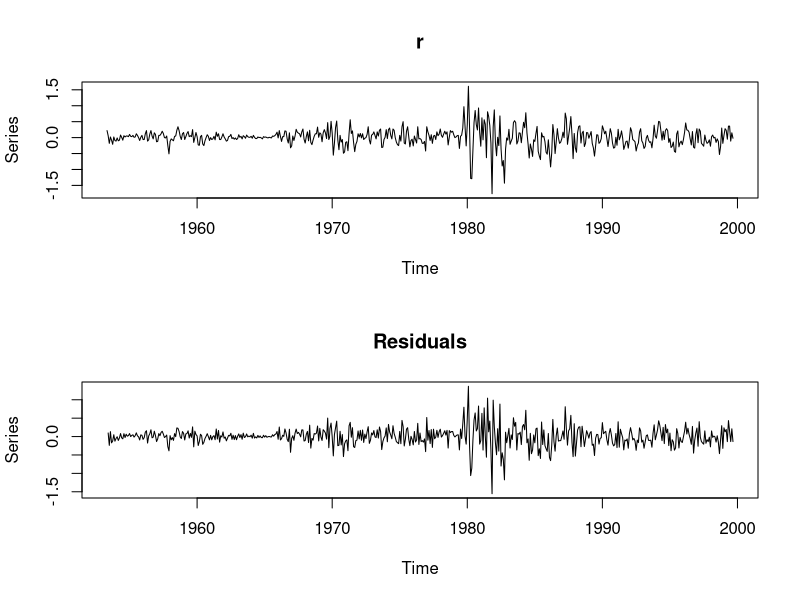
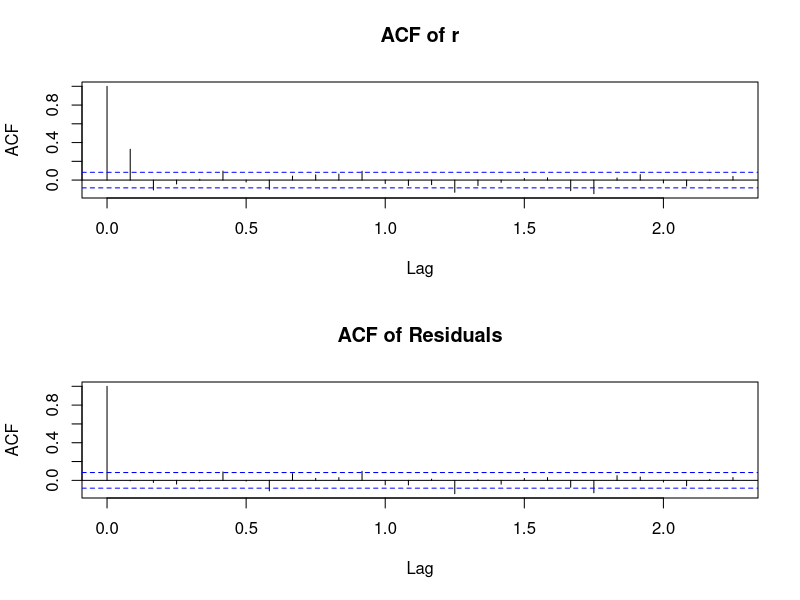
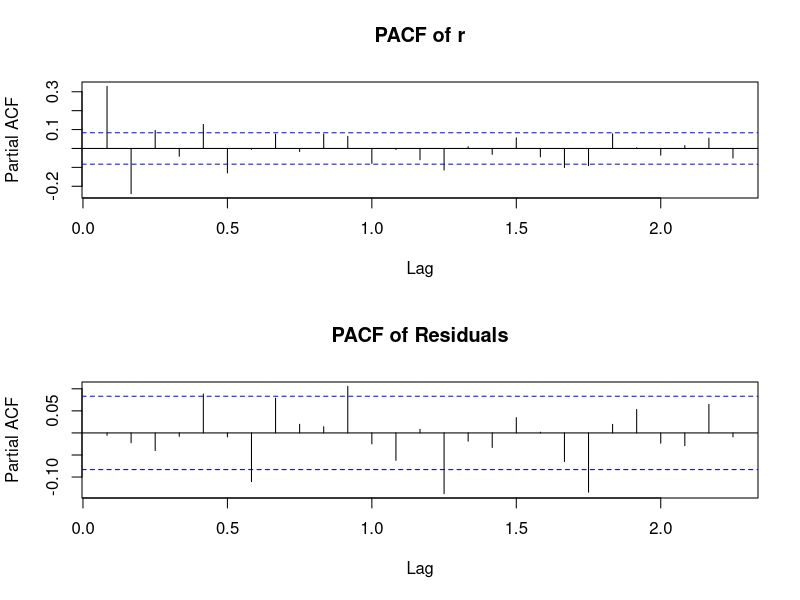
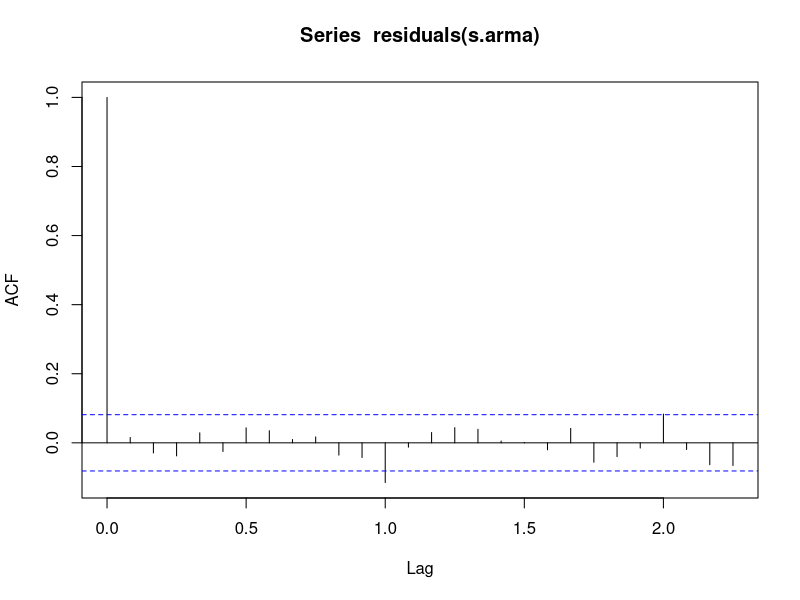
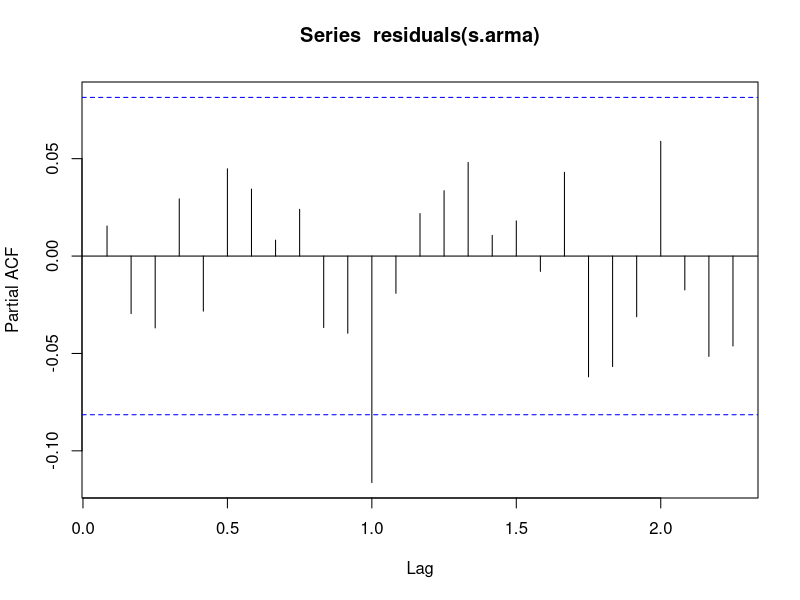
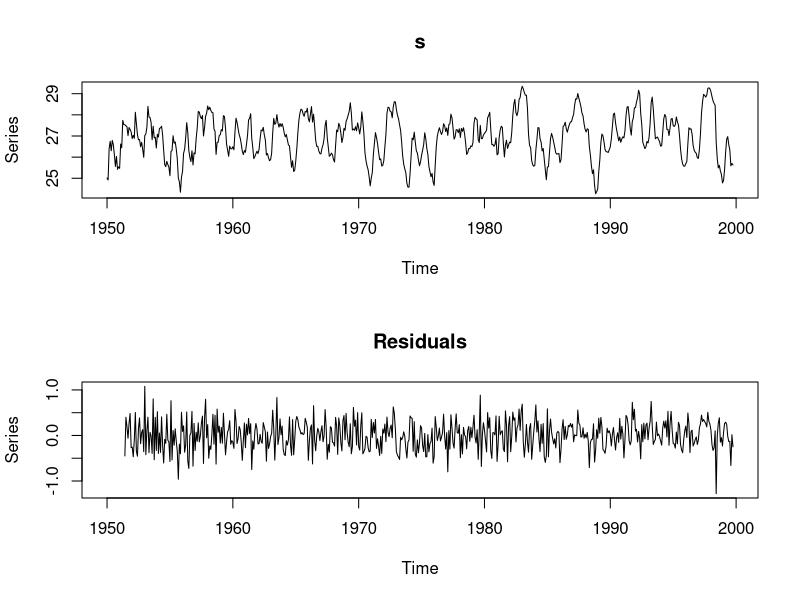
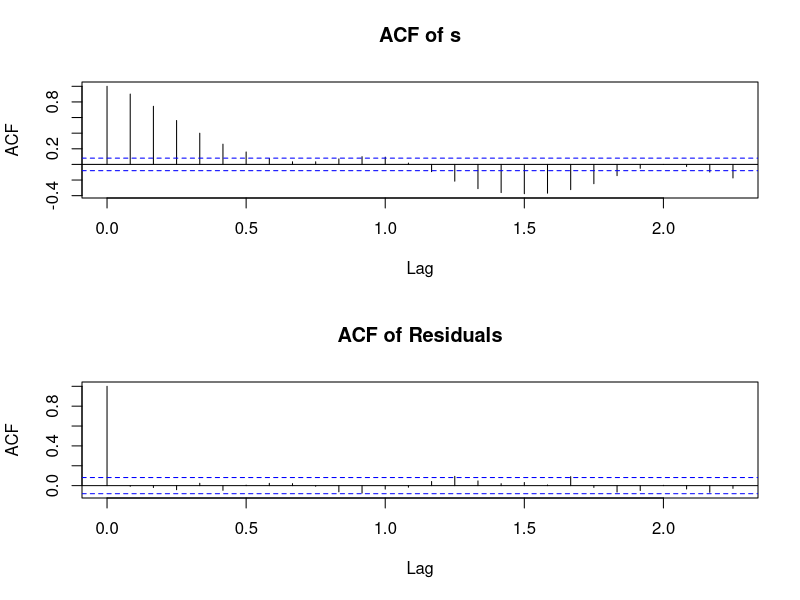
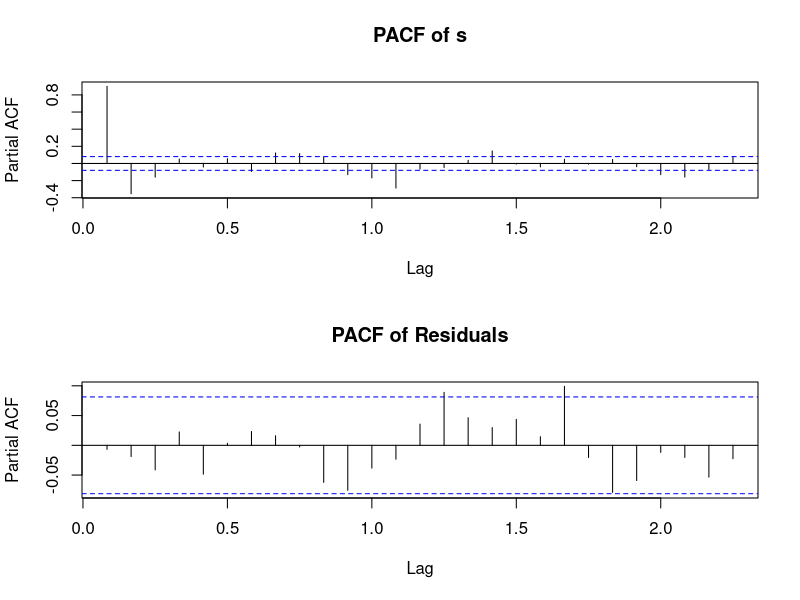

Source code (R) for these figures, in order:
library(tseries)


### Name: arma
### Title: Fit ARMA Models to Time Series
### Aliases: arma
### Keywords: ts

### ** Examples

data(tcm)  
r <- diff(tcm10y)
summary(r.arma <- arma(r, order = c(1, 0)))
summary(r.arma <- arma(r, order = c(2, 0)))
summary(r.arma <- arma(r, order = c(0, 1)))
summary(r.arma <- arma(r, order = c(0, 2)))
summary(r.arma <- arma(r, order = c(1, 1)))
plot(r.arma)

data(nino)
s <- nino3.4
summary(s.arma <- arma(s, order=c(20,0)))
summary(s.arma
         <- arma(s, lag=list(ar=c(1,3,7,10,12,13,16,17,19),ma=NULL)))
acf(residuals(s.arma), na.action=na.remove)
pacf(residuals(s.arma), na.action=na.remove)
summary(s.arma
         <- arma(s, lag=list(ar=c(1,3,7,10,12,13,16,17,19),ma=12)))
summary(s.arma
         <- arma(s, lag=list(ar=c(1,3,7,10,12,13,16,17),ma=12)))
plot(s.arma)
